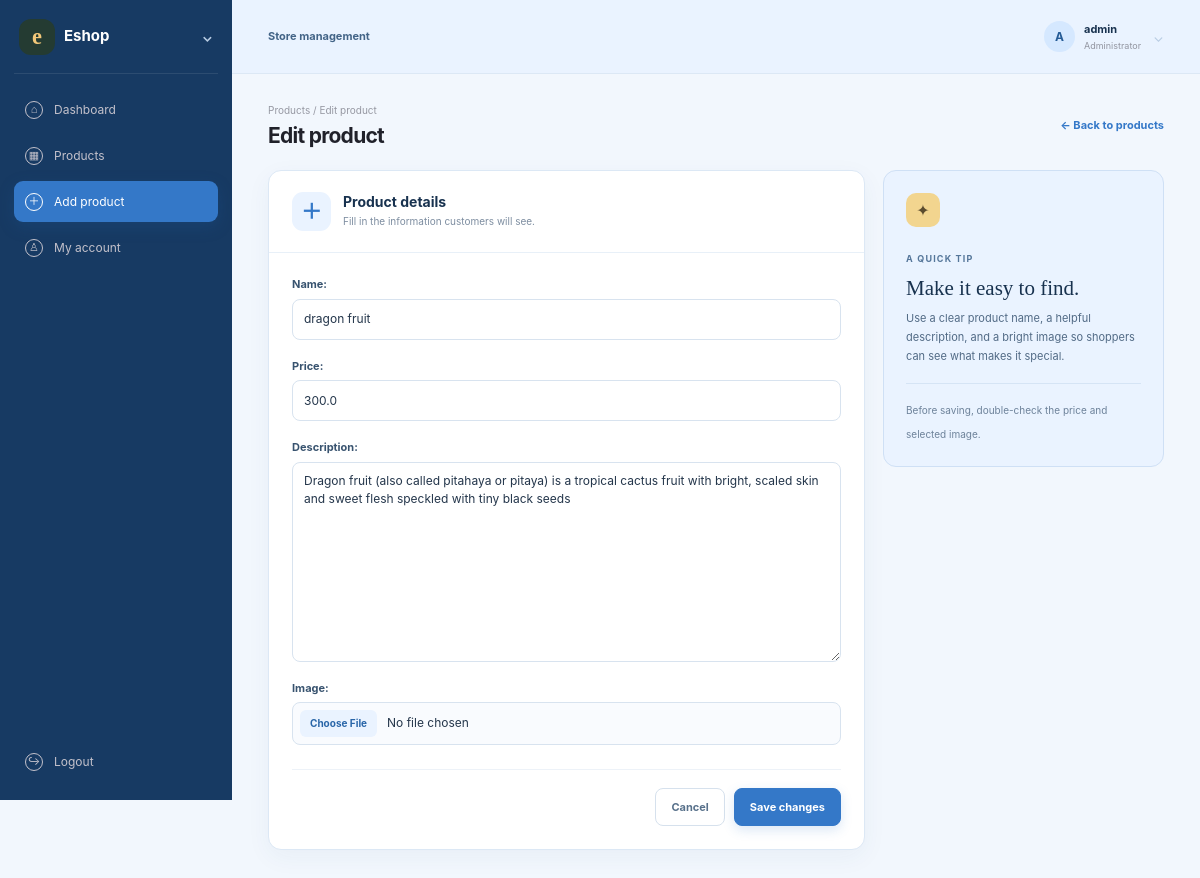
Screenshot of /update/6 (signed in) with the database file from the repository.
### eshop/models.py (models this page shows, shortened)
class Product(models.Model):
    name=models.CharField(max_length=100)
    price=models.FloatField()
    description=models.TextField()
    image=models.ImageField(upload_to='products/')
    created_at=models.DateTimeField(auto_now_add=True)

### eshop/views.py (the view)
# urls.py: path('update/<int:id>',views.update_product,name="update"),
@user_passes_test(lambda u:u.is_staff,login_url='login')
@login_required(login_url='login')
def update_product(request,id):
    product=get_object_or_404(Product,id=id)
    if request.method=="POST":
        form=ProductForm(request.POST,request.FILES,instance=product)
        if form.is_valid():
            form.save()
            return redirect('products')
    else:
        form=ProductForm(instance=product)
    return render(request,'add_product.html',{'form':form})

### eshop/forms.py
class ProductForm(forms.ModelForm):
    class Meta:
        model=Product
        fields='__all__'
        widgets={
            'name':forms.TextInput(attrs={'class':'form-control','placeholder':'enter product name'}),
            'price':forms.NumberInput(attrs={'class':'form-control','placeholder':'enter product price'}),
            'description':forms.Textarea(attrs={'class':'form-control','placeholder':'enter product description'}),
            'image':forms.FileInput(attrs={'class':'form-control'})
        }

### eshop/templates/add_product.html (shortened to what this page needs)
{% extends "base.html" %}
{% block content %}
<div class="admin-shell">
    <aside class="admin-sidebar" aria-label="Admin navigation">
        <a class="admin-brand" href="{% url 'products' %}">
            <span class="admin-brand-mark">e</span><span>Eshop</span><span class="brand-chevron" aria-hidden="true">⌄</span>
        </a>
        <nav class="admin-menu">
            <a class="admin-menu-link" href="{% url 'home' %}"><span class="menu-icon" aria-hidden="true">⌂</span>Dashboard</a>
            <a class="admin-menu-link" href="{% url 'products' %}"><span class="menu-icon" aria-hidden="true">▦</span>Products</a>
            <a class="admin-menu-link is-active" href="{% url 'addproduct' %}" aria-current="page"><span class="menu-icon" aria-hidden="true">＋</span>Add product</a>
            <a class="admin-menu-link" href="{% url 'user' %}"><span class="menu-icon" aria-hidden="true">♙</span>My account</a>
        </nav>
        <a class="admin-menu-link admin-logout" href="{% url 'logout' %}"><span class="menu-icon" aria-hidden="true">↪</span>Logout</a>
    </aside>
    <main class="admin-main dashboard-page">
        <header class="admin-topbar">
            <span class="product-editor-topbar-label">Store management</span>
            <div class="admin-user"><span class="admin-avatar" aria-hidden="true">{{ request.user.username|first|upper }}</span><span><strong>{{ request.user.username|default:"Admin" }}</strong><small>Administrator</small></span><span class="brand-chevron" aria-hidden="true">⌄</span></div>
        </header>
        <section class="admin-content product-editor-content">
            <div class="admin-page-heading">
                <div><p class="admin-breadcrumb">Products / {% if form.instance.id %}Edit product{% else %}Add product{% endif %}</p><h1>{% if form.instance.id %}Edit product{% else %}Add a product{% endif %}</h1></div>
                <a href="{% url 'products' %}" class="editor-back-link">← Back to products</a>
            </div>
            <div class="product-editor-layout">
                <section class="product-editor-card" aria-labelledby="product-editor-title">
                    <div class="product-editor-heading">
                        <span class="product-editor-icon" aria-hidden="true">＋</span>
                        <div><h2 id="product-editor-title">Product details</h2><p>Fill in the information customers will see.</p></div>
                    </div>
                    <form method="POST" class="product-editor-form" enctype="multipart/form-data">
                        {{ form.as_p }}
                        <div class="product-editor-actions">
                            <a href="{% url 'products' %}" class="editor-cancel-button">Cancel</a>
                            <button class="editor-save-button" type="submit">{% if form.instance.id %}Save changes{% else %}Add product{% endif %}</button>
                        </div>
                    </form>
                </section>
                <aside class="product-editor-tip">
                    <span class="product-tip-icon" aria-hidden="true">✦</span>
                    <span class="product-tip-eyebrow">A QUICK TIP</span>
                    <h2>Make it easy to find.</h2>
                    <p>Use a clear product name, a helpful description, and a bright image so shoppers can see what makes it special.</p>
                    <div class="product-tip-rule"></div>
                    <small>Before saving, double-check the price and selected image.</small>
                </aside>
            </div>
        </section>
    </main>
</div>
{% endblock %}

### eshop/templates/base.html (shortened to what this page needs)
{% load static %}
<!DOCTYPE html>
<html lang="en">
    <head>
        <link rel="stylesheet" href="{% static 'bootstrap/css/bootstrap.min.css' %}">
        <link rel="stylesheet" href="{% static 'css/style.css' %}">
    </head>
    <body>
        {%block content%}
        {%endblock%}
    </body>
</html>

### rows the page displays
Product: name "dragon fruit", price "300.0", description "Dragon fruit (also called pitahaya or pitaya) is a tropical cactus fruit with bright, scaled skin and sweet flesh speckled with tiny black seeds"

### other values shown
{{ request.user.username|first|upper }} "A"
{{ request.user.username|default:"Admin" }} "admin"
